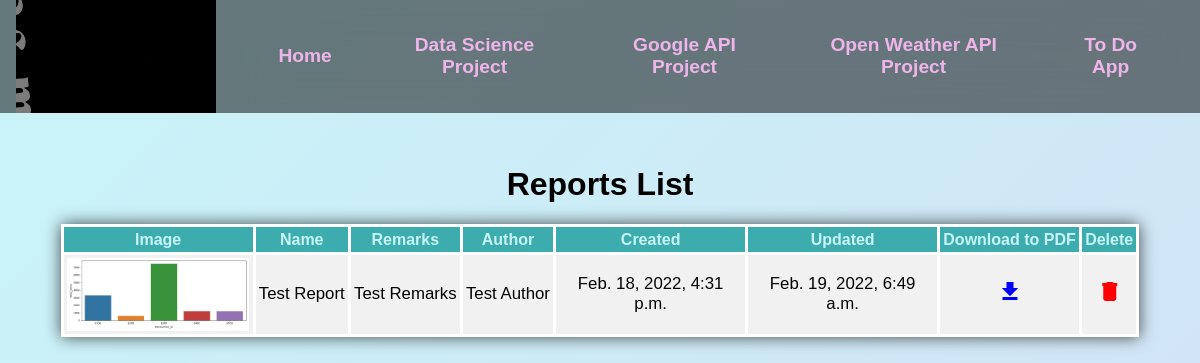
Screenshot of /datascience/reports_list/ with the database file from the repository.
### datascience/models.py (models this page shows, shortened)
class Report(models.Model):
    name = models.CharField(max_length=100)
    image = models.ImageField(upload_to ="reports", blank=True, null=True)
    remarks = models.TextField()
    author = models.CharField(max_length=100, null=True, blank=True)
    is_active = models.BooleanField(default=True)
    created = models.DateTimeField(auto_now_add=True)
    updated = models.DateTimeField(auto_now=True)
    class Meta:
        ordering = ("-created",)

### datascience/views.py (the view)
# urls.py: path("reports_list/", views.ReportListView.as_view(), name="reports_list"),
class ReportListView(ListView):
    model = Report
    template_name = "datascience/reports/reports_list.html"
    def get_queryset(self):
        return self.model.objects.filter(is_active=True)

### templates/datascience/reports/reports_list.html (shortened to what this page needs)
{% extends 'base.html' %}
{% load static %}
{% block content %}
<div class="align-center">
    <h1>Reports List</h1>
    <table>
        <thead>
            <tr>
                <th>Image</th>
                <th>Name</th>
                <th>Remarks</th>
                <th>Author</th>
                <th>Created</th>
                <th>Updated</th>
                <th>Download to PDF</th>
                <th>Delete</th>
            </tr>
        </thead>
        <tbody>
            {% for obj in object_list %}
            <tr>
                {% if obj.image %}
                    <td><img src="{{obj.image.url}}"></td>
                {% else %}
                    <td>No image found</td>
                {% endif %}
                <td>{{obj.name}}</td>
                <td>{{obj.remarks|truncatewords:20}}</td>
                <td>{{obj.author}}</td>
                <td>{{obj.created}}</td>
                <td>{{obj.updated}}</td>
                <td>
                    <a style="color:blue" href="{% url 'datascience:pdf' obj.pk %}">
                        <span class="material-icons">
                        </span>
                    </a>
                </td>
                <td>
                    <a style="color:red" href="{% url 'datascience:delete_report' obj.id %}">
                        <span class="material-icons">
                        </span>
                    </a>
                </td>
            </tr>
            {% endfor %}
        </tbody>
    </table>
</div>
{% endblock %}

### static/css/main.css (style rules this page uses)
html { min-width: fit-content; }
body { display: flex; flex-direction: column; background: linear-gradient( -45deg, var(--primary-color-light), var(--secondary-color-light), var(--primary-color-light) ); background-size: 650% 650%; position: relative; animation: animated-background 30s ease-in-out infinite; height: 100vh; width: 100vw; font-family: Helvetica, sans-serif; min-width: fit-content; color: var(--text-color); padding: 0; margin: 0; overflow-x: hidden; }
img { display: block; max-width: 100%; }
.align-center { display: flex; flex-direction: column; align-items: center; justify-content: center; text-align: center; }
a { color: inherit; }
.dataTable, table { font-size: 1.05rem; min-width: 25rem; max-width: 95%; border-radius: 0.3rem 0.3rem 0 0; box-shadow: 0 0 1rem var(--table-and-form-box-shadow); margin: auto; border-collapse: collapse; max-width: 95vw; margin-bottom: 1rem; }
.dataTable thead tr, table thead tr { background-color: var(--primary-color); color: var(--primary-color-light); text-align: center; font-weight: bold; font-size: 1rem; }
table thead tr th { text-align: center; }
.dataTable th, .dataTable td, table th, table td { padding: 0.2rem; border: 0.2rem solid var(--form-and-table-borders); min-width: 3rem; word-wrap: break-word; max-width: 12rem; }
.dataTable tbody tr:nth-of-type(odd), table tbody tr:nth-of-type(odd) { background-color: var(--tertiary-color); }
td .material-icons { aspect-ratio: 1; font-weight: bold; }

### static/css/themes/default.css (style rules this page uses)
:root { --text-color: black; --text-color-hover: black; --primary-color: #3cacae; --primary-color-light: #c8f4f9; --secondary-color: #c26dbc; --secondary-color-light: #eeb5eb; --tertiary-color: #f1f1f1; --navbar-background-color: rgba(0, 0, 0, 0.5); --navbar-hover-over-items: rgba(0, 0, 0, 0.7); --navbar-text-color: #eeb5eb; --form-background: rgba(0, 0, 0, 0.4); --form-and-table-borders: white; --mobile-navabar-burger-button-color: #fff; --table-and-form-box-shadow: rgba(0, 0, 0, 0.7); }

### rows the page displays
Report: image (picture), name "Test Report", remarks "Test Remarks", author "Test Author", created "Feb. 18, 2022, 4:31 p.m.", updated "Feb. 19, 2022, 6:49 a.m."
